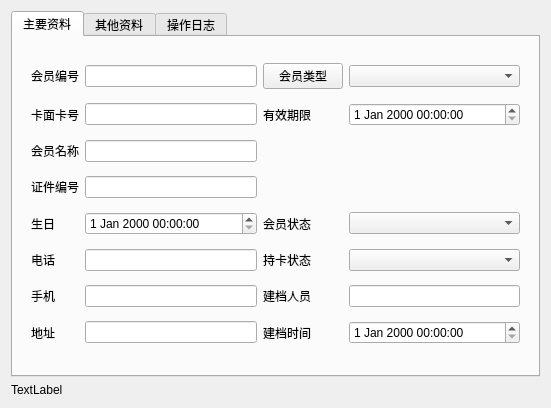
<?xml version="1.0" encoding="UTF-8"?>
<ui version="4.0">
 <class>w_m_member_sendcard_Dialog</class>
 <widget class="QDialog" name="w_m_member_sendcard_Dialog">
  <property name="geometry">
   <rect>
    <x>0</x>
    <y>0</y>
    <width>551</width>
    <height>408</height>
   </rect>
  </property>
  <property name="windowTitle">
   <string>Dialog</string>
  </property>
  <layout class="QVBoxLayout" name="verticalLayout">
   <item>
    <widget class="QTabWidget" name="tabWidget">
     <property name="focusPolicy">
      <enum>Qt::NoFocus</enum>
     </property>
     <property name="currentIndex">
      <number>0</number>
     </property>
     <widget class="QWidget" name="tab">
      <attribute name="title">
       <string>主要资料</string>
      </attribute>
      <layout class="QVBoxLayout" name="verticalLayout_4">
       <item>
        <widget class="QFrame" name="frame_detail_show">
         <layout class="QGridLayout" name="gridLayout">
          <item row="1" column="2">
           <widget class="QLabel" name="label_25">
            <property name="text">
             <string>有效期限</string>
            </property>
           </widget>
          </item>
          <item row="1" column="1">
           <widget class="QLineEdit" name="lineEdit_vch_cardno"/>
          </item>
          <item row="2" column="0">
           <widget class="QLabel" name="label_4">
            <property name="text">
             <string>会员名称</string>
            </property>
           </widget>
          </item>
          <item row="1" column="3">
           <widget class="lds_datetimeEdit" name="dateTimeEdit_dt_limit_show"/>
          </item>
          <item row="2" column="1">
           <widget class="QLineEdit" name="lineEdit_vch_member"/>
          </item>
          <item row="3" column="0">
           <widget class="QLabel" name="label_5">
            <property name="text">
             <string>证件编号</string>
            </property>
           </widget>
          </item>
          <item row="4" column="3">
           <layout class="QHBoxLayout" name="horizontalLayout_3">
            <item>
             <widget class="lds_ComboBox" name="comboBox_ch_state"/>
            </item>
           </layout>
          </item>
          <item row="3" column="1">
           <widget class="QLineEdit" name="lineEdit_vch_id"/>
          </item>
          <item row="4" column="0">
           <widget class="QLabel" name="label_6">
            <property name="text">
             <string>生日</string>
            </property>
           </widget>
          </item>
          <item row="0" column="0">
           <widget class="QLabel" name="label">
            <property name="text">
             <string>会员编号</string>
            </property>
           </widget>
          </item>
          <item row="7" column="0">
           <widget class="QLabel" name="label_26">
            <property name="text">
             <string>地址</string>
            </property>
           </widget>
          </item>
          <item row="7" column="1">
           <widget class="QLineEdit" name="lineEdit_vch_address"/>
          </item>
          <item row="7" column="2">
           <widget class="QLabel" name="label_27">
            <property name="text">
             <string>建档时间</string>
            </property>
           </widget>
          </item>
          <item row="6" column="2">
           <widget class="QLabel" name="label_12">
            <property name="text">
             <string>建档人员</string>
            </property>
           </widget>
          </item>
          <item row="6" column="3">
           <widget class="QLineEdit" name="lineEdit_vch_operid">
            <property name="styleSheet">
             <string notr="true"/>
            </property>
           </widget>
          </item>
          <item row="7" column="3">
           <widget class="lds_datetimeEdit" name="dateTimeEdit_dt_operdate_show"/>
          </item>
          <item row="3" column="3">
           <widget class="QPushButton" name="pushButton">
            <property name="styleSheet">
             <string notr="true">background:transparent;
border:0px;
</string>
            </property>
            <property name="text">
             <string/>
            </property>
           </widget>
          </item>
          <item row="4" column="1">
           <widget class="lds_datetimeEdit" name="dateTimeEdit_dt_birthday_show"/>
          </item>
          <item row="5" column="0">
           <widget class="QLabel" name="label_7">
            <property name="text">
             <string>电话</string>
            </property>
           </widget>
          </item>
          <item row="4" column="2">
           <widget class="QLabel" name="label_11">
            <property name="text">
             <string>会员状态</string>
            </property>
           </widget>
          </item>
          <item row="5" column="1">
           <widget class="QLineEdit" name="lineEdit_vch_tel"/>
          </item>
          <item row="0" column="3">
           <widget class="lds_ComboBox" name="comboBox_ch_typeno"/>
          </item>
          <item row="1" column="0">
           <widget class="QLabel" name="label_3">
            <property name="text">
             <string>卡面卡号</string>
            </property>
           </widget>
          </item>
          <item row="5" column="3">
           <layout class="QHBoxLayout" name="horizontalLayout_4">
            <item>
             <widget class="lds_ComboBox" name="comboBox_ch_cardflag"/>
            </item>
           </layout>
          </item>
          <item row="6" column="0">
           <widget class="QLabel" name="label_8">
            <property name="text">
             <string>手机</string>
            </property>
           </widget>
          </item>
          <item row="6" column="1">
           <widget class="QLineEdit" name="lineEdit_vch_handtel"/>
          </item>
          <item row="5" column="2">
           <widget class="QLabel" name="label_10">
            <property name="text">
             <string>持卡状态</string>
            </property>
           </widget>
          </item>
          <item row="0" column="1">
           <widget class="QLineEdit" name="lineEdit_vch_memberno"/>
          </item>
          <item row="0" column="2">
           <widget class="pushbutton_underline" name="pushButton_ch_typeno">
            <property name="text">
             <string>会员类型</string>
            </property>
           </widget>
          </item>
         </layout>
        </widget>
       </item>
      </layout>
     </widget>
     <widget class="QWidget" name="tab_2">
      <attribute name="title">
       <string>其他资料</string>
      </attribute>
      <layout class="QHBoxLayout" name="horizontalLayout_2" stretch="1,0">
       <item>
        <widget class="lds_tableView" name="tableView_other"/>
       </item>
       <item>
        <widget class="lds_toolbar" name="widget_2"/>
       </item>
      </layout>
     </widget>
     <widget class="QWidget" name="tab_3">
      <attribute name="title">
       <string>操作日志</string>
      </attribute>
      <layout class="QHBoxLayout" name="horizontalLayout_5">
       <item>
        <widget class="lds_tableView" name="tableView_log"/>
       </item>
      </layout>
     </widget>
    </widget>
   </item>
   <item>
    <layout class="QHBoxLayout" name="horizontalLayout">
     <item>
      <widget class="QLabel" name="label_record">
       <property name="text">
        <string>TextLabel</string>
       </property>
      </widget>
     </item>
     <item>
      <widget class="lds_toolbar" name="widget"/>
     </item>
    </layout>
   </item>
  </layout>
 </widget>
 <customwidgets>
  <customwidget>
   <class>lds_ComboBox</class>
   <extends>QComboBox</extends>
   <header>lds_combobox.h</header>
  </customwidget>
  <customwidget>
   <class>lds_toolbar</class>
   <extends>QFrame</extends>
   <header>lds_toolbar.h</header>
   <container>1</container>
  </customwidget>
  <customwidget>
   <class>lds_tableView</class>
   <extends>QTableView</extends>
   <header>lds_tableview.h</header>
  </customwidget>
  <customwidget>
   <class>pushbutton_underline</class>
   <extends>QPushButton</extends>
   <header>pushbutton_underline.h</header>
  </customwidget>
  <customwidget>
   <class>lds_datetimeEdit</class>
   <extends>QDateTimeEdit</extends>
   <header>lds_datetimeedit.h</header>
  </customwidget>
 </customwidgets>
 <tabstops>
  <tabstop>pushButton</tabstop>
  <tabstop>lineEdit_vch_memberno</tabstop>
  <tabstop>lineEdit_vch_cardno</tabstop>
  <tabstop>lineEdit_vch_member</tabstop>
  <tabstop>lineEdit_vch_id</tabstop>
  <tabstop>dateTimeEdit_dt_birthday_show</tabstop>
  <tabstop>dateTimeEdit_dt_limit_show</tabstop>
  <tabstop>comboBox_ch_state</tabstop>
  <tabstop>lineEdit_vch_tel</tabstop>
  <tabstop>comboBox_ch_cardflag</tabstop>
  <tabstop>lineEdit_vch_handtel</tabstop>
  <tabstop>lineEdit_vch_operid</tabstop>
  <tabstop>lineEdit_vch_address</tabstop>
  <tabstop>dateTimeEdit_dt_operdate_show</tabstop>
  <tabstop>tableView_other</tabstop>
  <tabstop>tableView_log</tabstop>
  <tabstop>comboBox_ch_typeno</tabstop>
 </tabstops>
 <resources/>
 <connections/>
</ui>
